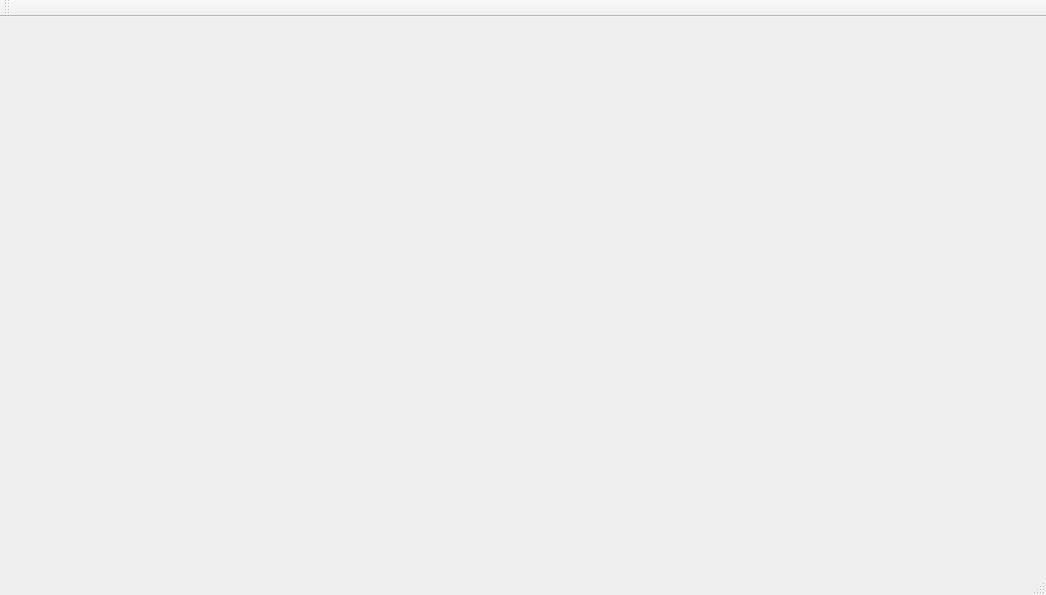
<?xml version="1.0" encoding="UTF-8"?>
<ui version="4.0">
 <class>MainForm</class>
 <widget class="QMainWindow" name="MainForm">
  <property name="geometry">
   <rect>
    <x>0</x>
    <y>0</y>
    <width>1046</width>
    <height>595</height>
   </rect>
  </property>
  <property name="sizePolicy">
   <sizepolicy hsizetype="Preferred" vsizetype="Preferred">
    <horstretch>0</horstretch>
    <verstretch>0</verstretch>
   </sizepolicy>
  </property>
  <property name="windowTitle">
   <string>MainForm</string>
  </property>
  <widget class="QWidget" name="centralWidget"/>
  <widget class="QMenuBar" name="menuBar">
   <property name="geometry">
    <rect>
     <x>0</x>
     <y>0</y>
     <width>1046</width>
     <height>21</height>
    </rect>
   </property>
  </widget>
  <widget class="QToolBar" name="mainToolBar">
   <attribute name="toolBarArea">
    <enum>TopToolBarArea</enum>
   </attribute>
   <attribute name="toolBarBreak">
    <bool>false</bool>
   </attribute>
  </widget>
  <widget class="QStatusBar" name="statusBar"/>
 </widget>
 <layoutdefault spacing="6" margin="11"/>
 <resources/>
 <connections/>
</ui>
